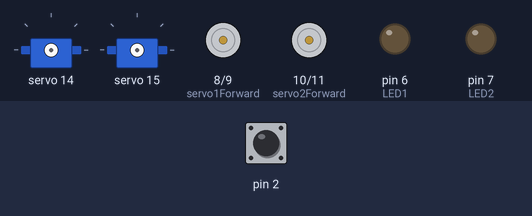
This sketch was run on a simulated Arduino Uno, built with avr-gcc and run on an emulated ATmega328P. On the bench: 2 × servo, motor-driver pin pairs drawn as motors (green arrow = first pin HIGH = forward, orange = second pin HIGH = backward, longer = more drive), output pins drawn as LEDs (lit = HIGH). Inputs (shaded band) come from the test bench; at power-on: pin 2 HIGH.

Above: at 1.2 s.
1.3 s: pin 2 pulled LOW for 0.15 s
At 2.2 s:
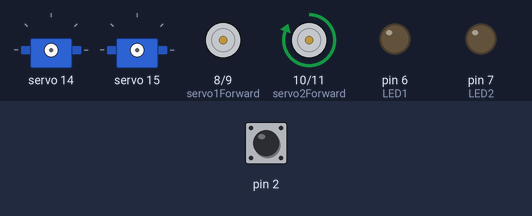
At 13.9 s:
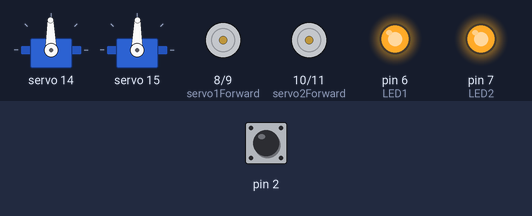
Timing chart, 0 to 26.8 s (numbered marks = the images above; inputs shaded):
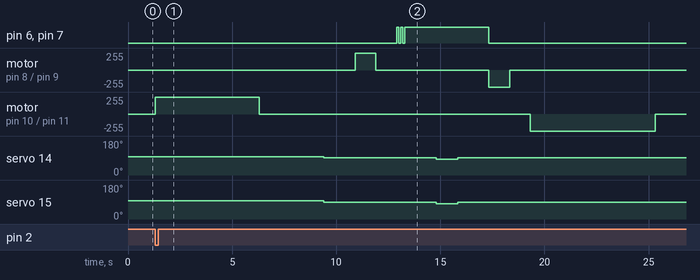

The sketch:

pumpkin.ino
```cpp
#define servo1Forward 8
#define servo1Reverse 9
#define servo2Forward 10
#define servo2Reverse 11
#include <Wire.h>
#include <Adafruit_PWMServoDriver.h>
Adafruit_PWMServoDriver pwm = Adafruit_PWMServoDriver();
#define ARMSOUT 380
#define LEFTARMSTOP 360
#define RIGHTARMSTOP 364
#define LEFTARMIN 345
#define RIGHTARMIN 340
#define LED1 6
#define LED2 7
int buttonEnabled = true;

void setup() {
  // put your setup code here, to run once:
  pinMode(servo1Forward, OUTPUT);
  pinMode(servo1Reverse, OUTPUT);
  pinMode(servo2Forward, OUTPUT);
  pinMode(servo2Reverse, OUTPUT);
  pinMode(LED1, OUTPUT);
  pinMode(LED2, OUTPUT);
  pinMode(2, INPUT_PULLUP);
  Serial.begin(9600);
  pwm.begin();
  digitalWrite(servo1Forward, LOW);
  digitalWrite(servo1Reverse, LOW);
  digitalWrite(servo2Forward, LOW);
  digitalWrite(servo2Reverse, LOW);
  digitalWrite(LED1, LOW);
  digitalWrite(LED2, LOW);
  pwm.setPWMFreq(60);
  yield();

}

void setServoPulse(uint8_t n, double pulse) {
  double pulselength;

  pulselength = 1000000;   // 1,000,000 us per second
  pulselength /= 60;   // 60 Hz
  Serial.print(pulselength); Serial.println(" us per period");
  pulselength /= 4096;  // 12 bits of resolution
  Serial.print(pulselength); Serial.println(" us per bit");
  pulse *= 1000;
  pulse /= pulselength;
  Serial.println(pulse);
  pwm.setPWM(n, 0, pulse);
}

void loop() {
  int sensorVal = digitalRead(2);
  if (sensorVal == LOW && buttonEnabled) {
    buttonEnabled = false;
    //stand up
    digitalWrite(servo2Forward, HIGH);
    delay(5000);
    digitalWrite(servo2Forward, LOW);
    delay(2000);
    //arms out
    pwm.setPWM(14, 0, ARMSOUT);
    pwm.setPWM(15, 0, ARMSOUT);
    delay(1100);

    //arms stop
    pwm.setPWM(14, 0, RIGHTARMSTOP);
    pwm.setPWM(15, 0, LEFTARMSTOP);
    delay(1500);
    //head up
    digitalWrite(servo1Forward, HIGH);
    delay(1000);
    digitalWrite(servo1Forward, LOW);
    delay(1000);
    digitalWrite(LED1, HIGH);
    digitalWrite(LED2, HIGH);
    delay(100);
    digitalWrite(LED1, LOW);
    digitalWrite(LED2, LOW);
    delay(100);
    digitalWrite(LED1, HIGH);
    digitalWrite(LED2, HIGH);
    delay(100);
    digitalWrite(LED1, LOW);
    digitalWrite(LED2, LOW);
    delay(100);
    digitalWrite(LED1, HIGH);
    digitalWrite(LED2, HIGH);

    //arms in
    pwm.setPWM(14, 0, RIGHTARMSTOP);
    pwm.setPWM(15, 0, LEFTARMSTOP);
    delay(1500);
    pwm.setPWM(14, 0, LEFTARMIN);
    pwm.setPWM(15, 0, RIGHTARMIN);
    delay(1019);
    pwm.setPWM(14, 0, RIGHTARMSTOP);
    pwm.setPWM(15, 0, LEFTARMSTOP);
    delay(1500);

    digitalWrite(LED1, LOW);
    digitalWrite(LED2, LOW);
    //head down
    digitalWrite(servo1Reverse, HIGH);
    delay(1000);
    digitalWrite(servo1Reverse, LOW);
    delay(1000);

    //back down
    digitalWrite(servo2Reverse, HIGH);
    delay(6000);
    digitalWrite(servo2Reverse, LOW);
    buttonEnabled = true;
  }else
  {
    //Serial.println("Low, skipping");
  }

}
```

Measured:
- after the input at 1.3 s, pin 6 (LED1), pin 7 (LED2): goes HIGH 0.10 s, LOW 0.10 s, HIGH 0.10 s, LOW 0.10 s, HIGH 4.0 s, then LOW, starting after 11.6 s
